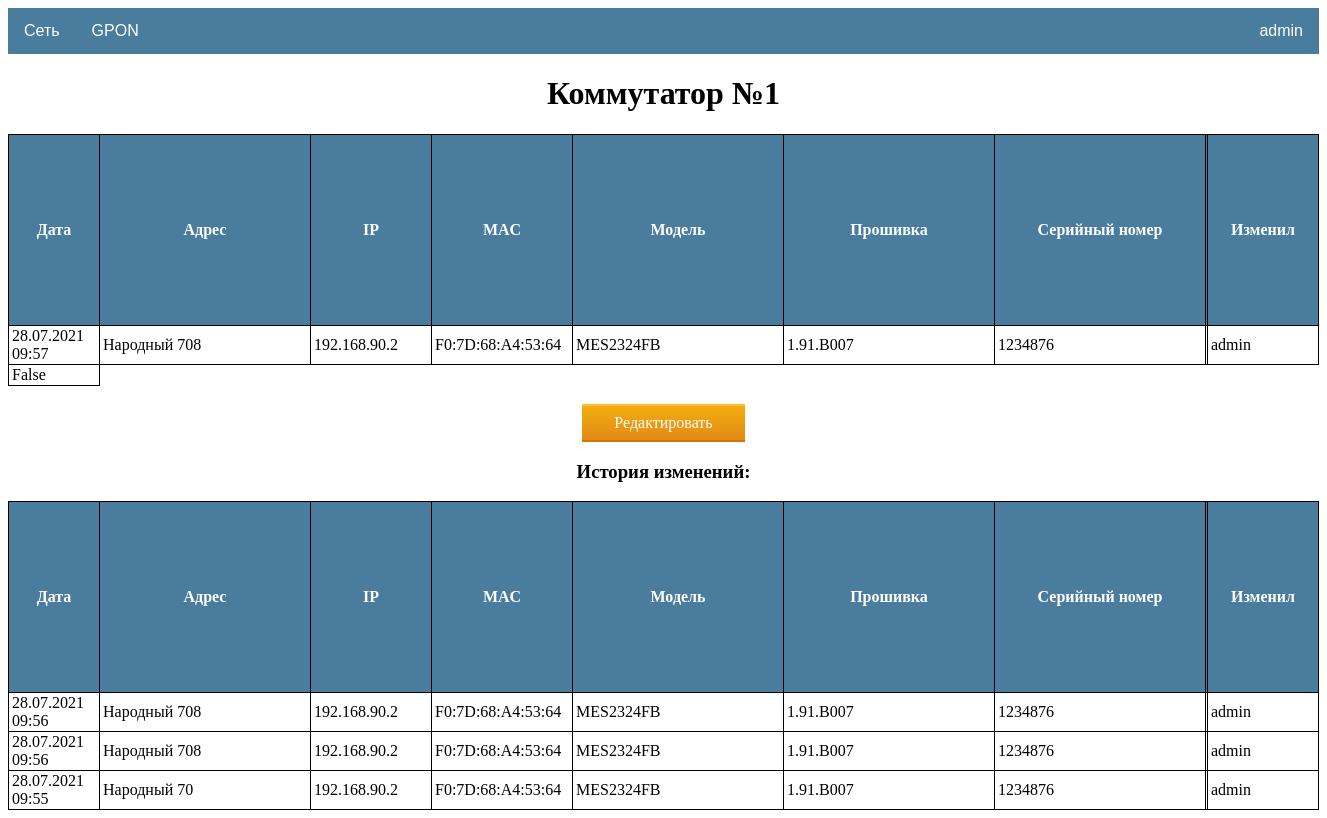
Screenshot of /network/switch/1 (signed in) with the database file from the repository.
### network/models.py (models this page shows, shortened)
class Switch(models.Model):
    switch_user = models.ForeignKey(User, on_delete=models.CASCADE, verbose_name='Пользователь')
    switch_order = models.IntegerField(unique=True, verbose_name='Номер')
    switch_address = models.CharField(max_length=20, blank=True, verbose_name='Адрес')
    switch_ip = models.CharField(max_length=15, unique=True, verbose_name='IP')
    switch_mac = models.CharField(max_length=50, unique=True, verbose_name='MAC')
    switch_model = models.CharField(max_length=20, blank=True, verbose_name='Модель')
    switch_firmware = models.CharField(max_length=20, blank=True, verbose_name='Прошивка')
    switch_serial = models.CharField(max_length=20, unique=True, verbose_name='Серийный номер')
    switch_note = models.TextField(blank=True, verbose_name='Примечание')
    switch_time = models.DateTimeField(auto_now=True, verbose_name='Дата изменения')
    switch_status = models.BooleanField(default=False)
    class Meta:
        ordering = ['id']

class SwitchHistory(models.Model):
    switch_user = models.ForeignKey(User, on_delete=models.CASCADE, verbose_name='Пользователь')
    switch_order = models.ForeignKey(Switch, on_delete=models.CASCADE, verbose_name='Номер')
    switch_address = models.CharField(max_length=20, blank=True, verbose_name='Адрес')
    switch_ip = models.CharField(max_length=15, verbose_name='IP')
    switch_mac = models.CharField(max_length=50, verbose_name='MAC')
    switch_model = models.CharField(max_length=20, blank=True, verbose_name='Модель')
    switch_firmware = models.CharField(max_length=20, blank=True, verbose_name='Прошивка')
    switch_serial = models.CharField(max_length=20, verbose_name='Серийный номер')
    switch_note = models.TextField(blank=True, verbose_name='Примечание')
    switch_time = models.DateTimeField(auto_now=True, verbose_name='Дата изменения')
    class Meta:
        ordering = ['-switch_time']

### network/views.py (the view)
# urls.py: path('switch/<int:pk>', SwitchDetail.as_view(), name='switch_detail'),
class SwitchDetail(LoginRequiredMixin, DetailView):
    model = Switch
    template_name = 'network/switch_detail.html'
    context_object_name = 'switch'
    def get_context_data(self, **kwargs):
        context = super().get_context_data(**kwargs)
        context['is_Administrators'] = self.request.user.groups.filter(name='Administrators').exists()
        if len(SwitchHistory.objects.filter(switch_order=self.kwargs.get('pk'))) > 1:
            context['history'] = SwitchHistory.objects.filter(switch_order=self.kwargs.get('pk'))[1::]
        else:
            context['history'] = None
        return context

### templates/network/switch_detail.html (shortened to what this page needs)
{%extends 'default.html' %}
{% block content %}
<h1 style="text-align: center;">Коммутатор №{{ switch.switch_order }}</h1>
<table class="table_detail">
        <tr>
            <th style="width: 80px">
                Дата
            </th>
            <th style="width: 200px">
                Адрес
            </th>
            <th style="width: 110px">
                IP
            </th>
            <th style="width: 130px">
               MAC
            </th>
            <th style="width: 200px">
                Модель
            </th>
            <th style="width: 200px">
                Прошивка
            </th>
            <th style="width: 200px">
                Серийный номер
            </th>
            <th>
            </th>
            <th style="width: 100px">
                Изменил
            </th>
        </tr>
        <tr>
            <td>
                {{ switch.switch_time|date:'d.m.Y H:i' }}
            </td>
            <td>
                {{ switch.switch_address }}
            </td>
            <td>
                {{ switch.switch_ip }}
            </td>
            <td>
                {{ switch.switch_mac }}
            </td>
            <td>
                {{ switch.switch_model }}
            </td>
            <td>
                {{ switch.switch_firmware }}
            </td>
            <td>
                {{ switch.switch_serial }}
            </td>
            <td>
            </td>
            <td>
                {{ switch.switch_user }}
            </td>
        </tr>
        <tr>
            <td>
                {{ switch.switch_status }}
            </td>
        </tr>
    </table>
{% if is_Administrators %}
<div style="text-align: center">
   <br><a class="button_edit" href="{% url 'switch_update' switch.id %}">Редактировать</a><br>
</div>
{% endif %}
{%  if history %}
<h3 style="text-align: center">История изменений:</h3>
    <table class="table_detail">
        <tr>
            <th style="width: 80px">
                Дата
            </th>
            <th style="width: 200px">
                Адрес
            </th>
            <th style="width: 110px">
                IP
            </th>
            <th style="width: 130px">
               MAC
            </th>
            <th style="width: 200px">
                Модель
            </th>
            <th style="width: 200px">
                Прошивка
            </th>
            <th style="width: 200px">
                Серийный номер
            </th>
            <th>
            </th>
            <th style="width: 100px">
                Изменил
            </th>
        </tr>
    {% for switch in history %}
        <tr>
            <td>
                {{ switch.switch_time|date:'d.m.Y H:i' }}
            </td>
            <td>
                {{ switch.switch_address }}
            </td>
            <td>
                {{ switch.switch_ip }}
            </td>
            <td>
                {{ switch.switch_mac }}
            </td>
            <td>
                {{ switch.switch_model }}
            </td>
            <td>
                {{ switch.switch_firmware }}
            </td>
            <td>
                {{ switch.switch_serial }}
            </td>
            <td>
            </td>
            <td>
                {{ switch.switch_user }}
            </td>
        </tr>
    {% endfor %}
    </table>
{%  else %}
    <h1></h1>
{% endif %}
{% endblock content %}

### templates/default.html (shortened to what this page needs)
{% load static %}
<!DOCTYPE html>
<html lang="en" xmlns="http://www.w3.org/1999/html">
<head>
  <link href="{% static 'css/default.css'%}" rel="stylesheet">
</head>
<div class="navbar">
  <div class="dropdown">
    <button class="dropbtn">Сеть
    </button>
  </div>
  <div class="dropdown">
    <button class="dropbtn">GPON
    </button>
  </div>
  <div class="dropdown-pro">
    <button class="dropbtn-pro">{{ user.username }}
    </button>
  </div>
</div>
<body>
{% block content %}
{% endblock content %}
</body>
</html>

### static/css/default.css (style rules this page uses)
.navbar { overflow: hidden; background-color: #497c9d; font-family: Arial, Helvetica, sans-serif; }
.dropdown { float: left; overflow: hidden; }
.dropdown .dropbtn { font-size: 16px; border: none; outline: none; color: white; padding: 14px 16px; background-color: inherit; font-family: inherit; margin: 0; }
.dropdown-pro { float: right; overflow: hidden; }
.dropdown-pro .dropbtn-pro { font-size: 16px; border: none; outline: none; color: white; padding: 14px 16px; background-color: inherit; font-family: inherit; margin: 0; }
button { cursor: pointer; }
.table_default th, td { position: relative; border: 1px solid black; padding: 5px; word-wrap:break-word; }
.table_detail { border-collapse: collapse; width: 100%; border-spacing: 1px; table-layout: fixed; }
.table_detail th, td { position: relative; border: 1px solid black; padding: 5px; word-wrap:break-word; }
.table_detail th { background: #497c9d; color: #fff; }
.button_edit { display: inline-block; color: white; text-decoration: none; padding: .5em 2em; outline: none; border-width: 2px 0; border-style: solid none; border-color: #FDBE33 #000 #D77206; background: linear-gradient(#F3AE0F, #E38916) #E38916; transition: 0.2s; }
.table_gpon th, td { border: 1px solid black; padding: 1px 3px; word-wrap:break-word; }

### rows the page displays
Switch: switch_order "1", switch_time "28.07.2021 09:57", switch_address "Народный 708", switch_ip "192.168.90.2", switch_mac "F0:7D:68:A4:53:64", switch_model "MES2324FB", switch_firmware "1.91.B007", switch_serial "1234876", switch_user "admin", switch_status "False"
SwitchHistory: switch_time "28.07.2021 09:56", switch_address "Народный 708", switch_ip "192.168.90.2", switch_mac "F0:7D:68:A4:53:64", switch_model "MES2324FB", switch_firmware "1.91.B007", switch_serial "1234876", switch_user "admin"
SwitchHistory: switch_time "28.07.2021 09:56", switch_address "Народный 708", switch_ip "192.168.90.2", switch_mac "F0:7D:68:A4:53:64", switch_model "MES2324FB", switch_firmware "1.91.B007", switch_serial "1234876", switch_user "admin"
SwitchHistory: switch_time "28.07.2021 09:55", switch_address "Народный 70", switch_ip "192.168.90.2", switch_mac "F0:7D:68:A4:53:64", switch_model "MES2324FB", switch_firmware "1.91.B007", switch_serial "1234876", switch_user "admin"

### other values shown
{{ user.username }} "admin"
